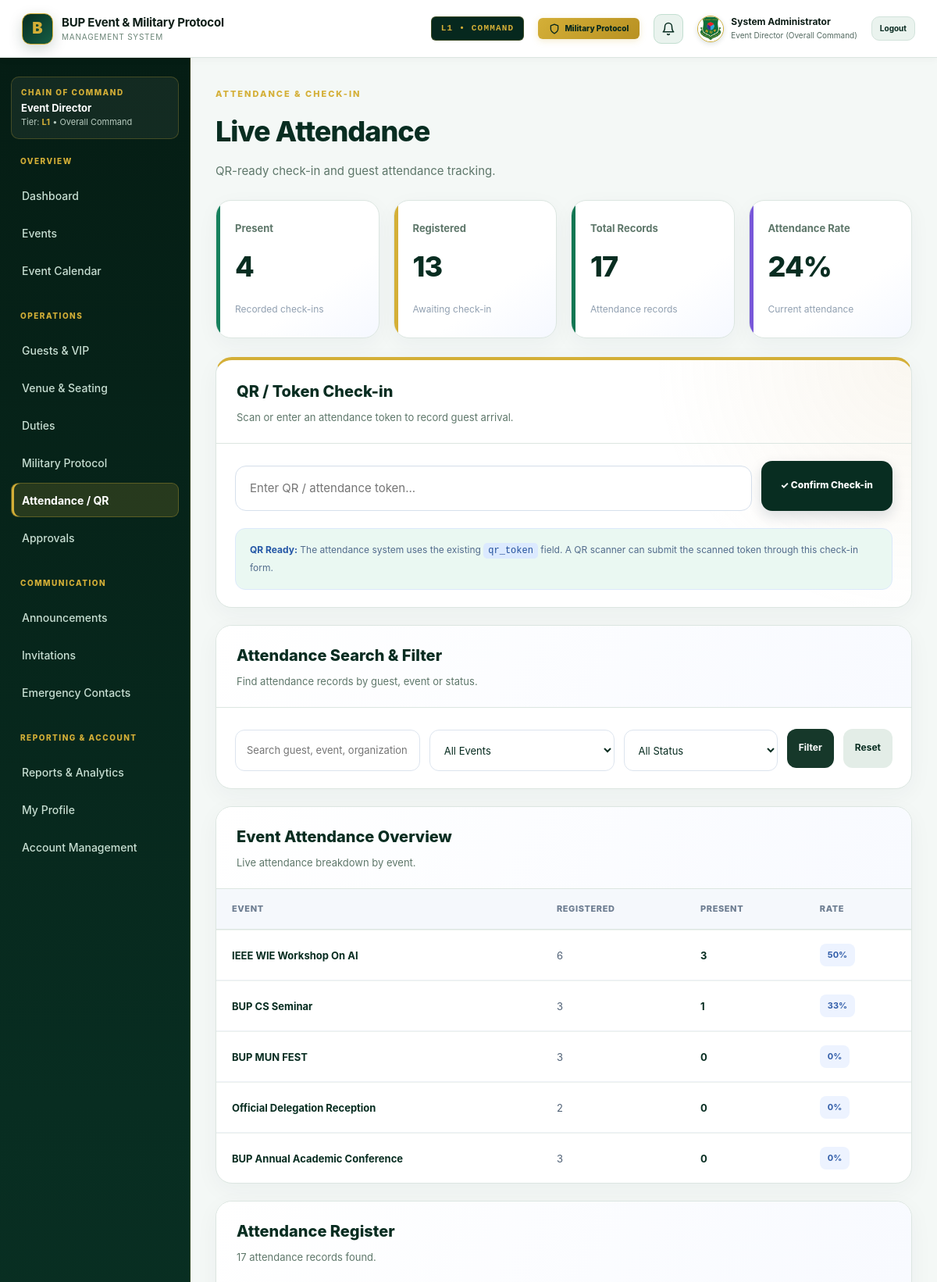
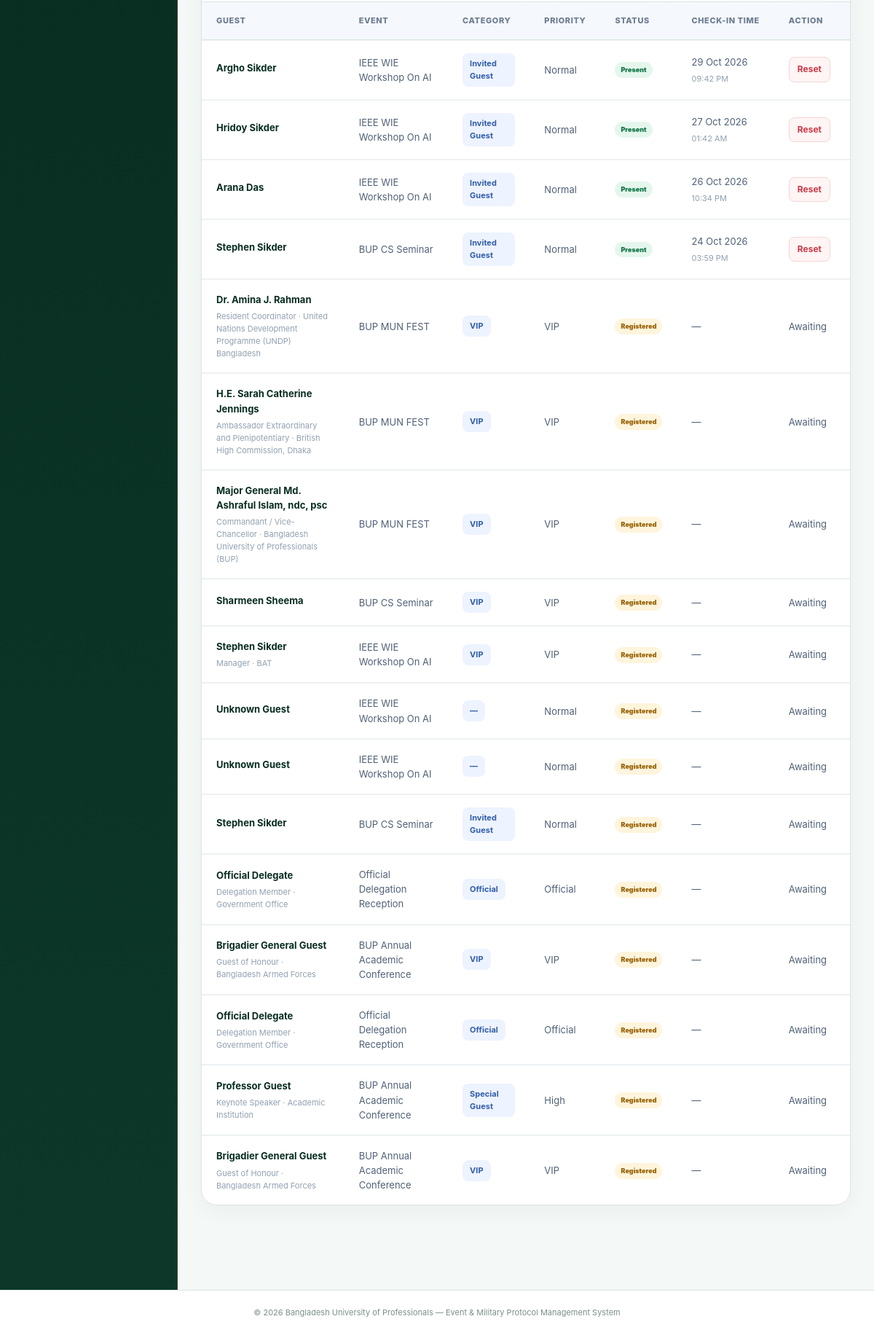
Screenshot of /attendance.php (signed in) with the database file from the repository (2 pictures, top to bottom).
### tables this page shows
CREATE TABLE `events` (
  `id` int(10) unsigned NOT NULL AUTO_INCREMENT,
  `name` varchar(200) NOT NULL,
  `event_type` varchar(60) NOT NULL,
  `mode` enum('Offline','Online','Hybrid') NOT NULL DEFAULT 'Offline',
  `event_date` date NOT NULL,
  `event_time` time NOT NULL,
  `venue` varchar(200) NOT NULL,
  `meeting_link` varchar(255) DEFAULT NULL,
  `description` text DEFAULT NULL,
  `budget_total` decimal(12,2) NOT NULL DEFAULT 0.00,
  `budget_approved` tinyint(1) NOT NULL DEFAULT 0,
  `budget_notes` text DEFAULT NULL,
  `event_director_id` int(10) unsigned DEFAULT NULL,
  `event_coordinator_id` int(10) unsigned DEFAULT NULL,
  `venue_lead_id` int(10) unsigned DEFAULT NULL,
  `backup_person_id` int(10) unsigned DEFAULT NULL,
  `status` enum('Upcoming','Ongoing','Completed','Cancelled') NOT NULL DEFAULT 'Upcoming',
  `priority` tinyint(1) NOT NULL DEFAULT 0,
  `approval_status` enum('Draft','Pending','Approved','Rejected','Confirmed') NOT NULL DEFAULT 'Pending',
  `approved_by` int(10) unsigned DEFAULT NULL,
  `approved_at` datetime DEFAULT NULL,
  `created_by` int(10) unsigned DEFAULT NULL,
  `created_at` timestamp NOT NULL DEFAULT current_timestamp(),
  `updated_at` timestamp NOT NULL DEFAULT current_timestamp() ON UPDATE current_timestamp(),
  PRIMARY KEY (`id`),
  KEY `idx_event_date` (`event_date`),
  KEY `idx_event_status` (`status`),
  KEY `created_by` (`created_by`),
  KEY `approved_by` (`approved_by`),
  CONSTRAINT `events_ibfk_1` FOREIGN KEY (`created_by`) REFERENCES `users` (`id`) ON DELETE SET NULL,
  CONSTRAINT `events_ibfk_2` FOREIGN KEY (`approved_by`) REFERENCES `users` (`id`) ON DELETE SET NULL
);

CREATE TABLE `attendance` (
  `id` int(10) unsigned NOT NULL AUTO_INCREMENT,
  `event_id` int(10) unsigned NOT NULL,
  `guest_id` int(10) unsigned DEFAULT NULL,
  `qr_token` varchar(100) NOT NULL,
  `status` enum('Registered','Present','Absent') NOT NULL DEFAULT 'Registered',
  `checkin_at` datetime DEFAULT NULL,
  PRIMARY KEY (`id`),
  UNIQUE KEY `qr_token` (`qr_token`),
  KEY `event_id` (`event_id`),
  KEY `guest_id` (`guest_id`),
  CONSTRAINT `attendance_ibfk_1` FOREIGN KEY (`event_id`) REFERENCES `events` (`id`) ON DELETE CASCADE,
  CONSTRAINT `attendance_ibfk_2` FOREIGN KEY (`guest_id`) REFERENCES `guests` (`id`) ON DELETE SET NULL
);

CREATE TABLE `guests` (
  `id` int(10) unsigned NOT NULL AUTO_INCREMENT,
  `event_id` int(10) unsigned NOT NULL,
  `name` varchar(160) NOT NULL,
  `designation` varchar(160) DEFAULT NULL,
  `organization` varchar(160) DEFAULT NULL,
  `phone` varchar(40) DEFAULT NULL,
  `email` varchar(160) DEFAULT NULL,
  `category` varchar(60) NOT NULL DEFAULT 'General',
  `priority_level` varchar(40) NOT NULL DEFAULT 'Normal',
  `assigned_lead_id` int(10) unsigned DEFAULT NULL,
  `venue_notes` text DEFAULT NULL,
  `assigned_seat` varchar(50) DEFAULT NULL,
  `arrival_status` enum('Expected','Arrived','Not Arrived') NOT NULL DEFAULT 'Expected',
  `created_at` timestamp NOT NULL DEFAULT current_timestamp(),
  PRIMARY KEY (`id`),
  KEY `event_id` (`event_id`),
  CONSTRAINT `guests_ibfk_1` FOREIGN KEY (`event_id`) REFERENCES `events` (`id`) ON DELETE CASCADE
);

### config/config.php (called while the page is built, shortened)
<?php
function e(?string $value): string {
    return htmlspecialchars($value ?? '', ENT_QUOTES, 'UTF-8');
}

### attendance.php (the view, shortened to what this page needs)
<?php
$pdo = db();
$q = trim($_GET['q'] ?? '');
$sql = "
    SELECT
        a.*,
        g.name AS guest_name,
        g.designation,
        g.organization,
        g.category,
        g.priority_level,
        e.name AS event_name,
        e.event_date,
        e.event_time
    FROM attendance a
    LEFT JOIN guests g
        ON g.id = a.guest_id
    LEFT JOIN events e
        ON e.id = a.event_id
    WHERE 1
";
$params = [];
$sql .= "
    ORDER BY
        CASE
            WHEN a.status = 'Present' THEN 1
            ELSE 2
        END,
        a.checkin_at DESC,
        a.id DESC
";
$stmt = $pdo->prepare($sql);
$stmt->execute($params);
$records = $stmt->fetchAll();
$total = count($records);
$present = 0;
$registered = 0;
foreach ($records as $record) {
    if ($record['status'] === 'Present') {
        $present++;
    } else {
        $registered++;
    }
}
$attendance_rate = $total > 0
    ? round(($present / $total) * 100)
    : 0;
$event_summary = [];
foreach ($records as $record) {
    $event_name = $record['event_name'] ?? 'Unknown Event';
    if (!isset($event_summary[$event_name])) {
        $event_summary[$event_name] = [
            'total' => 0,
            'present' => 0
        ];
    }
    $event_summary[$event_name]['total']++;
    if ($record['status'] === 'Present') {
        $event_summary[$event_name]['present']++;
    }
}
require __DIR__ . '/includes/header.php';
?>
<div class="page-head">
    <div>
        <span class="eyebrow">
            ATTENDANCE & CHECK-IN
        </span>
        <h1>
            Live Attendance
        </h1>
        <p>
            QR-ready check-in and guest attendance tracking.
        </p>
    </div>
</div>
<div class="stat-grid">
    <div class="stat-card">
        <span>Present</span>
        <strong>
            <?= $present ?>
        </strong>
        <em>
            Recorded check-ins
        </em>
    </div>
    <div class="stat-card">
        <span>Registered</span>
        <strong>
            <?= $registered ?>
        </strong>
        <em>
            Awaiting check-in
        </em>
    </div>
    <div class="stat-card">
        <span>Total Records</span>
        <strong>
            <?= $total ?>
        </strong>
        <em>
            Attendance records
        </em>
    </div>
    <div class="stat-card">
        <span>Attendance Rate</span>
        <strong>
            <?= $attendance_rate ?>%
        </strong>
        <em>
            Current attendance
        </em>
    </div>
</div>
<section class="panel">
    <div class="panel-head">
        <div>
            <h2>
                QR / Token Check-in
            </h2>
            <p>
                Scan or enter an attendance token to record guest arrival.
            </p>
        </div>
    </div>
    <form
        method="post"
        class="filter-form"
    >
        <input
            type="text"
            name="token"
            value="<?= e($_GET['token'] ?? '') ?>"
            placeholder="Enter QR / attendance token..."
            autocomplete="off"
            required
        >
        <button
            class="btn btn-primary"
            type="submit"
        >
            ✓ Confirm Check-in
        </button>
    </form>
    <div class="qr-note">
        <strong>QR Ready:</strong>
        The attendance system uses the existing
        <code>qr_token</code> field. A QR scanner can submit
        the scanned token through this check-in form.
    </div>
</section>
<section class="panel">
    <div class="panel-head">
        <div>
            <h2>
                Attendance Search & Filter
            </h2>
            <p>
                Find attendance records by guest, event or status.
            </p>
        </div>
    </div>
    <form
        method="get"
        class="filter-form"
    >
        <input
            type="text"
            name="q"
            value="<?= e($q) ?>"
            placeholder="Search guest, event, organization..."
        >
        <select name="event_id">
            <option value="">
                All Events
            </option>
        </select>
        <select name="status">
            <option value="">
                All Status
            </option>
        </select>
        <button
            class="btn btn-dark"
            type="submit"
        >
            Filter
        </button>
        <a
            class="btn btn-light"
            href="<?= BASE_URL ?>/attendance.php"
        >
            Reset
        </a>
    </form>
</section>
<?php if ($event_summary): ?>
<section class="panel">
    <div class="panel-head">
        <div>
            <h2>
                Event Attendance Overview
            </h2>
            <p>
                Live attendance breakdown by event.
            </p>
        </div>
    </div>
    <div class="table-wrap">
        <table>
            <thead>
                <tr>
                    <th>Event</th>
                    <th>Registered</th>
                    <th>Present</th>
                    <th>Rate</th>
                </tr>
            </thead>
            <tbody>
            <?php foreach ($event_summary as $event_name => $summary): ?>
                <?php
                $event_rate = $summary['total'] > 0
                    ? round(
                        $summary['present']
                        / $summary['total']
                        * 100
                    )
                    : 0;
                ?>
                <tr>
                    <td>
                        <strong>
                            <?= e($event_name) ?>
                        </strong>
                    </td>
                    <td>
                        <?= $summary['total'] ?>
                    </td>
                    <td>
                        <strong>
                            <?= $summary['present'] ?>
                        </strong>
                    </td>
                    <td>
                        <span class="badge neutral">
                            <?= $event_rate ?>%
                        </span>
                    </td>
                </tr>
            <?php endforeach; ?>
            </tbody>
        </table>
    </div>
</section>
<?php endif; ?>
<section class="panel">
    <div class="panel-head">
        <div>
            <h2>
                Attendance Register
            </h2>
            <p>
                <?= count($records) ?>
                attendance records found.
            </p>
        </div>
    </div>
    <div class="table-wrap">
        <table>
            <thead>
                <tr>
                    <th>Guest</th>
                    <th>Event</th>
                    <th>Category</th>
                    <th>Priority</th>
                    <th>Status</th>
                    <th>Check-in Time</th>
                    <th>Action</th>
                </tr>
            </thead>
            <tbody>
            <?php foreach ($records as $r): ?>
                <tr>
                    <td>
                        <strong>
                            <?= e(
                                $r['guest_name']
                                ?? 'Unknown Guest'
                            ) ?>
                        </strong>
                        <small>
                            <?= e(
                                $r['designation']
                                ?? ''
                            ) ?>
                            <?php if (!empty($r['organization'])): ?>
                                · <?= e(
                                    $r['organization']
                                ) ?>
                            <?php endif; ?>
                        </small>
                    </td>
                    <td>
                        <?= e(
                            $r['event_name']
                            ?? 'Unknown Event'
                        ) ?>
                    </td>
                    <td>
                        <span class="badge neutral">
                            <?= e(
                                $r['category']
                                ?? '—'
                            ) ?>
                        </span>
                    </td>
                    <td>
                        <?= e(
                            $r['priority_level']
                            ?? 'Normal'
                        ) ?>
                    </td>
                    <td>
                        <span
                            class="badge <?= strtolower(
                                $r['status']
                            ) ?>"
                        >
                            <?= e(
                                $r['status']
                            ) ?>
                        </span>
                    </td>
                    <td>
                        <?php if ($r['checkin_at']): ?>
                            <?= e(
                                date(
                                    'd M Y',
                                    strtotime(
                                        $r['checkin_at']
                                    )
                                )
                            ) ?>
                            <small>
                                <?= e(
                                    date(
                                        'h:i A',
                                        strtotime(
                                            $r['checkin_at']
                                        )
                                    )
                                ) ?>
                            </small>
                        <?php else: ?>
                            —
                        <?php endif; ?>
                    </td>
                    <td>
                        <?php if ($r['status'] === 'Present'): ?>
                            <form
                                method="post"
                                class="inline-form"
                            >
                                <button
                                    type="submit"
                                    class="link-danger"
                                    onclick="return confirm('Reset this attendance record?')"
                                >
                                    Reset
                                </button>
                            </form>
                        <?php else: ?>
                            <span class="muted">
                                Awaiting
                            </span>
                        <?php endif; ?>
                    </td>
                </tr>
            <?php endforeach; ?>
            </tbody>
        </table>
    </div>
</section>
<?php require __DIR__ . '/includes/footer.php'; ?>

### rows the page displays
events: name "BUP Annual Academic Conference"
attendance: guest.name "Argho Sikder", event.name "IEEE WIE Workshop On AI", guest.category "Invited Guest", guest.priority_level "Normal", status "Present", checkin_at "29 Oct 2026", checkin_at "09:42 PM"
attendance: guest.name "Hridoy Sikder", event.name "IEEE WIE Workshop On AI", guest.category "Invited Guest", guest.priority_level "Normal", status "Present", checkin_at "27 Oct 2026", checkin_at "01:42 AM"
attendance: guest.name "Arana Das", event.name "IEEE WIE Workshop On AI", guest.category "Invited Guest", guest.priority_level "Normal", status "Present", checkin_at "26 Oct 2026", checkin_at "10:34 PM"
attendance: guest.name "Stephen Sikder", event.name "BUP CS Seminar", guest.category "Invited Guest", guest.priority_level "Normal", status "Present", checkin_at "24 Oct 2026", checkin_at "03:59 PM"
attendance: guest.name "Dr. Amina J. Rahman", guest.designation "Resident Coordinator", guest.organization "United Nations Development Programme (UNDP) Bangladesh", event.name "BUP MUN FEST", guest.category "VIP", guest.priority_level "VIP", status "Registered", shows "Awaiting"
attendance: guest.name "H.E. Sarah Catherine Jennings", guest.designation "Ambassador Extraordinary and Plenipotentiary", guest.organization "British High Commission, Dhaka", event.name "BUP MUN FEST", guest.category "VIP", guest.priority_level "VIP", status "Registered", shows "Awaiting"
attendance: guest.name "Major General Md. Ashraful Islam, ndc, psc", guest.designation "Commandant / Vice-Chancellor", guest.organization "Bangladesh University of Professionals (BUP)", event.name "BUP MUN FEST", guest.category "VIP", guest.priority_level "VIP", status "Registered", shows "Awaiting"
attendance: guest.name "Sharmeen Sheema", event.name "BUP CS Seminar", guest.category "VIP", guest.priority_level "VIP", status "Registered", shows "Awaiting"
attendance: guest.name "Stephen Sikder", guest.designation "Manager", guest.organization "BAT", event.name "IEEE WIE Workshop On AI", guest.category "VIP", guest.priority_level "VIP", status "Registered", shows "Awaiting"
attendance: guest_name "Unknown Guest", event.name "IEEE WIE Workshop On AI", category "—", priority_level "Normal", status "Registered", shows "Awaiting"
attendance: guest_name "Unknown Guest", event.name "IEEE WIE Workshop On AI", category "—", priority_level "Normal", status "Registered", shows "Awaiting"
attendance: guest.name "Stephen Sikder", event.name "BUP CS Seminar", guest.category "Invited Guest", guest.priority_level "Normal", status "Registered", shows "Awaiting"
attendance: guest.name "Official Delegate", guest.designation "Delegation Member", guest.organization "Government Office", event.name "Official Delegation Reception", guest.category "Official", guest.priority_level "Official", status "Registered", shows "Awaiting"
attendance: guest.name "Brigadier General Guest", guest.designation "Guest of Honour", guest.organization "Bangladesh Armed Forces", event.name "BUP Annual Academic Conference", guest.category "VIP", guest.priority_level "VIP", status "Registered", shows "Awaiting"
attendance: guest.name "Official Delegate", guest.designation "Delegation Member", guest.organization "Government Office", event.name "Official Delegation Reception", guest.category "Official", guest.priority_level "Official", status "Registered", shows "Awaiting"
attendance: guest.name "Professor Guest", guest.designation "Keynote Speaker", guest.organization "Academic Institution", event.name "BUP Annual Academic Conference", guest.category "Special Guest", guest.priority_level "High", status "Registered", shows "Awaiting"
attendance: guest.name "Brigadier General Guest", guest.designation "Guest of Honour", guest.organization "Bangladesh Armed Forces", event.name "BUP Annual Academic Conference", guest.category "VIP", guest.priority_level "VIP", status "Registered", shows "Awaiting"

### other values shown
$b['label'] "L1 • COMMAND"
$isSupervisor ? 'Supervisor' : current_user()['name'] "System Administrator"
current_user()['role'] "Event Director"
current_department() "Overall Command"
current_level() "L1"
$present "4"
$registered "13"
$total "17"
$attendance_rate "24"
$event_name "IEEE WIE Workshop On AI"
$summary['total'] "6"
$summary['present'] "3"
$event_rate "50"
$event_name "BUP CS Seminar"
$summary['total'] "3"
